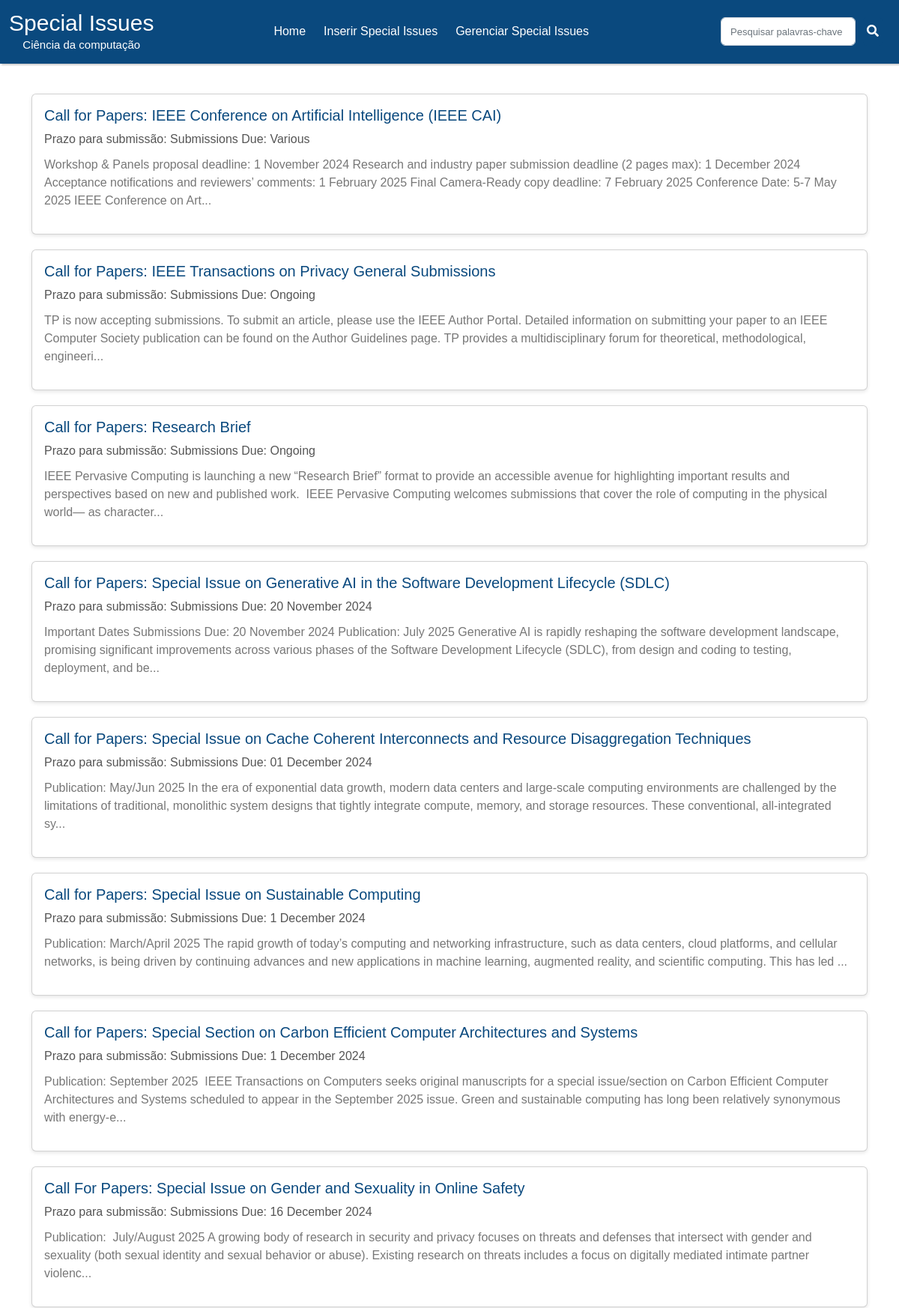
The app's page /admin/search (upper part) with its own data.
### website/adm/models.py (models this page shows)
class SPI(db.Model):
    id = db.Column(db.Integer, primary_key=True)
    editora = db.Column(db.String, unique=False, nullable=False)
    revista = db.Column(db.String, unique=False, nullable=False)
    titulo = db.Column(db.String, unique=False, nullable=False)
    link = db.Column(db.String, unique=True, nullable=False)
    prazo = db.Column(db.String, unique=False, nullable=False)
    datanot = db.Column(db.Date, unique=False, nullable=False)
    detalhes = db.Column(db.String, unique=False, nullable=False)

### website/adm/rotas.py (the view)
@app.route('/admin/search', methods=['GET', 'POST'])
def search():
    if request.method == 'POST':
        form = request.form
        search_value = form['search-box']
        session['search_value'] = search_value  #Armazena na sessão
        search = f"%{search_value}%"
        specialissues = SPI.query.filter(SPI.titulo.like(search)).paginate(page=1, per_page=20)
        return render_template('admin/busca.html', specialissues=specialissues, search_value=search_value)
    else:
        page = request.args.get('page', 1, type=int)
        per_page = 20
        search_value = session.get('search_value', '')  # Obtém da sessão
        if page == 1 and search_value:
            specialissues = SPI.query.filter(SPI.titulo.like(f"%{search_value}%")).paginate(page=1, per_page=10)
        else:
            specialissues = SPI.query.paginate(page=page, per_page=per_page)
    return render_template('admin/busca.html', specialissues=specialissues, search_value=search_value)

### website/templates/admin/busca.html (shortened to what this page needs)
{% extends 'layout.html' %}
{% block content %}
{% include 'navbar.html' %}
<link rel="stylesheet" type="text/css" href="{{ url_for('static', filename='css/busca.css') }}">
<div class="container">
    <div class="row">
        {% if specialissues.items %}
            {% for spi in specialissues.items %}
                <div class="col-md-12">
                    <div class="card special-issue">
                        <a href="{{ url_for('detalhes', id=spi.id) }}" style="text-decoration: none; color: inherit;">
                            <div class="card-body">
                                <h5 class="card-title">{{ spi.titulo }}</h5>
                                <p class="date">Prazo para submissão: {{ spi.prazo }}</p>
                                <p class="description">{{ spi.detalhes[:300] }}...</p>
                            </div>
                        </a>
                    </div>
                </div>
            {% endfor %}
        {% else %}
            <li class="aviso">Sem resultados para essa pesquisa</li>
        {% endif %}
    </div>
</div>
{% include 'footer.html' %}
{% endblock content %}

### website/static/css/styles_nav.css (style rules this page uses)
* { font-family: 'Aileron', sans-serif; }

### website/static/css/busca.css (style rules this page uses)
* { box-sizing: border-box; }
html, body { height: 100%; margin: 0; }
.container { display: flex; flex-direction: column; flex: 1; padding: 20px; min-height: calc(100vh - 100px); margin-top: 20px; }
.row { margin: 0; }
.col-md-12 { margin-bottom: 20px; }
.special-issue { border: 1px solid #e0e0e0; border-radius: 5px; box-shadow: 0 2px 5px rgba(0, 0, 0, 0.1); transition: transform 0.2s, box-shadow 0.2s; width: 100%; background-color: #f9f9f9; }
.card-body { padding: 20px; }
.card-title { font-size: 20px; color: #0a497e; }
.date { color: #555; margin-bottom: 10px; }
.description { font-size: 16px; color: #777; }

### records on screen
SPI: titulo "Call for Papers: IEEE Conference on Artificial Intelligence (IEEE CAI)", prazo "Submissions Due: Various", detalhes "Workshop & Panels proposal deadline: 1 November 2024 Research and industry paper submission deadline (2 pages max): 1 December 2024 Acceptance notifications and reviewers’ comments: 1 February 2025 Final Camera-Ready copy deadline: 7 February 2025 Conference Date: 5-7 May 2025 IEEE Conference on Art"
SPI: titulo "Call for Papers: IEEE Transactions on Privacy General Submissions", prazo "Submissions Due: Ongoing", detalhes "TP is now accepting submissions. To submit an article, please use the IEEE Author Portal. Detailed information on submitting your paper to an IEEE Computer Society publication can be found on the Author Guidelines page. TP provides a multidisciplinary forum for theoretical, methodological, engineeri"
SPI: titulo "Call for Papers: Research Brief", prazo "Submissions Due: Ongoing", detalhes "IEEE Pervasive Computing is launching a new “Research Brief” format to provide an accessible avenue for highlighting important results and perspectives based on new and published work. IEEE Pervasive Computing welcomes submissions that cover the role of computing in the physical world— as character"
SPI: titulo "Call for Papers: Special Issue on Generative AI in the Software Development Lifecycle (SDLC)", prazo "Submissions Due: 20 November 2024", detalhes "Important Dates Submissions Due: 20 November 2024 Publication: July 2025 Generative AI is rapidly reshaping the software development landscape, promising significant improvements across various phases of the Software Development Lifecycle (SDLC), from design and coding to testing, deployment, and be"
SPI: titulo "Call for Papers: Special Issue on Cache Coherent Interconnects and Resource Disaggregation Techniques", prazo "Submissions Due: 01 December 2024", detalhes "Publication: May/Jun 2025 In the era of exponential data growth, modern data centers and large-scale computing environments are challenged by the limitations of traditional, monolithic system designs that tightly integrate compute, memory, and storage resources. These conventional, all-integrated sy"
SPI: titulo "Call for Papers: Special Issue on Sustainable Computing", prazo "Submissions Due: 1 December 2024", detalhes "Publication: March/April 2025 The rapid growth of today’s computing and networking infrastructure, such as data centers, cloud platforms, and cellular networks, is being driven by continuing advances and new applications in machine learning, augmented reality, and scientific computing. This has led"
SPI: titulo "Call for Papers: Special Section on Carbon Efficient Computer Architectures and Systems", prazo "Submissions Due: 1 December 2024", detalhes "Publication: September 2025 IEEE Transactions on Computers seeks original manuscripts for a special issue/section on Carbon Efficient Computer Architectures and Systems scheduled to appear in the September 2025 issue. Green and sustainable computing has long been relatively synonymous with energy-e"
SPI: titulo "Call For Papers: Special Issue on Gender and Sexuality in Online Safety", prazo "Submissions Due: 16 December 2024", detalhes "Publication: July/August 2025 A growing body of research in security and privacy focuses on threats and defenses that intersect with gender and sexuality (both sexual identity and sexual behavior or abuse). Existing research on threats includes a focus on digitally mediated intimate partner violenc"
